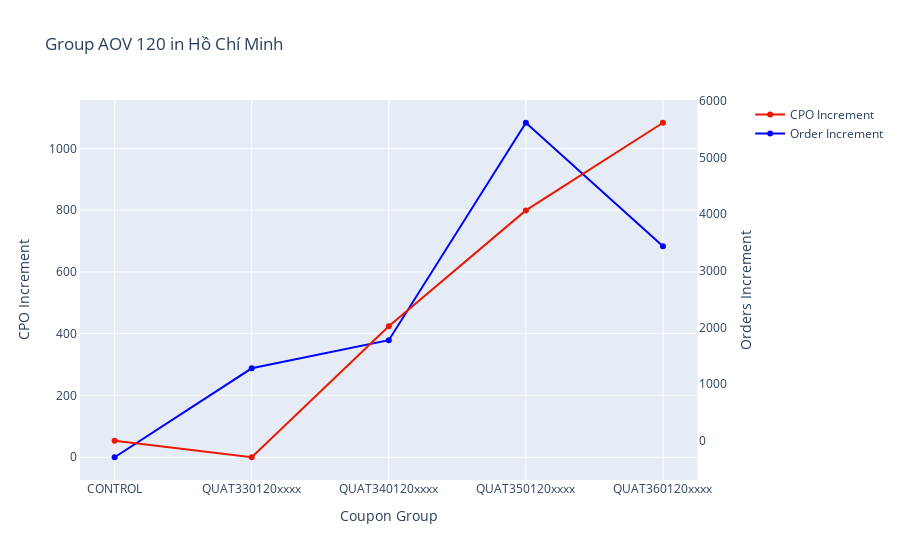
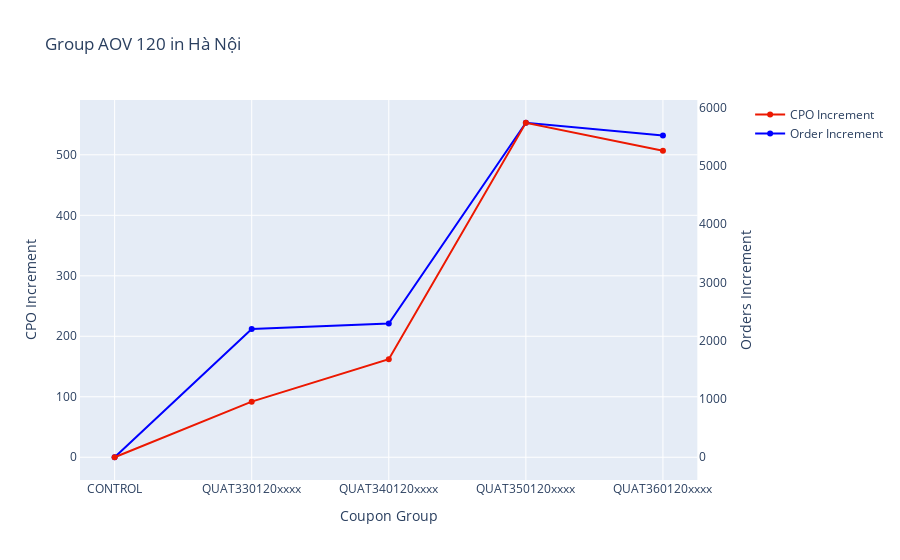
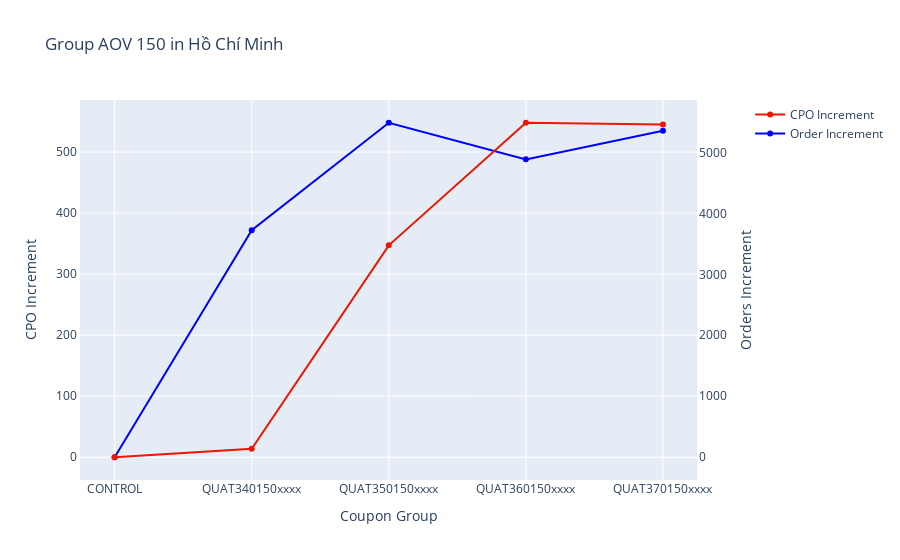
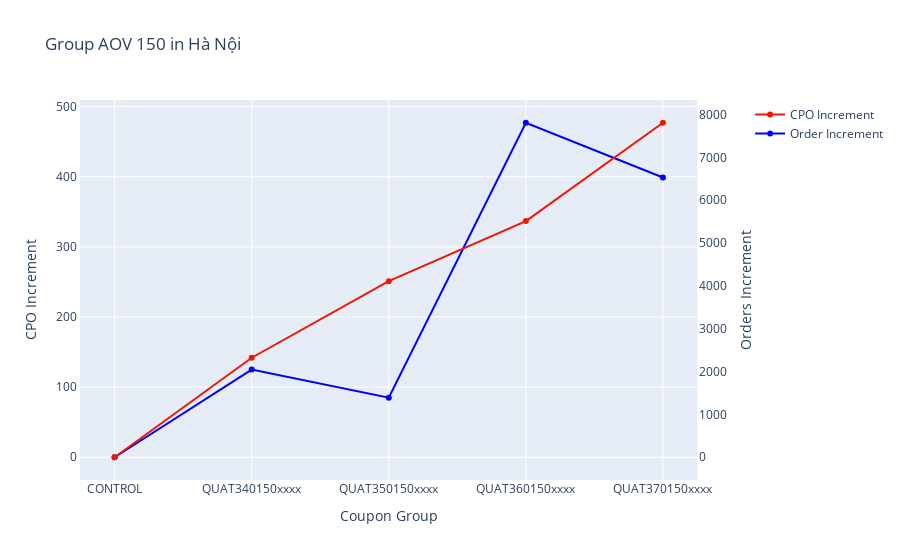

Write notebook code for charts like these, in order.
### Code cell
citylist=['Hồ Chí Minh','Hà Nội']
groupcp=[120,150,200]
val={120:'120xxxx|CONTROL', 150:'150xxxx|CONTROL', 200:'200xxxx|CONTROL'}
short={'Hồ Chí Minh':'HCM', 'Hà Nội':'HN'}
price={120:120000, 150:150000, 200:200000}
for i in groupcp:
        aovg = aov.loc[aov['coupon'].str.contains(val.get(i)) & aov['dishTotalPrice'].ge(price.get(i))]
        for j in citylist:
            aovcity=aovg[aovg.fromcity==j]   
            aov_cpo=aovcity.groupby('coupon').agg(Cost=('discountedTotalAmount','sum'),order_no=('_id','count')).reset_index()
            aov_cpo['CPO']=  aov_cpo.Cost/aov_cpo.order_no
            aov_cpo['order_increment']=  aov_cpo['order_no'].diff().fillna(0)  
            aov_cpo['cpo_increment']=  aov_cpo['CPO'].diff().fillna(0) 
                   
            # Create figure with CPO and or increment plot
            fig = make_subplots(specs=[[{"secondary_y": True}]])
            fig.add_trace(go.Scatter(x=aov_cpo['coupon'], y=aov_cpo['cpo_increment'], name="CPO Increment",line=dict(color="#ec1801"),yaxis="y"),secondary_y=True)
            fig.add_trace(go.Scatter(x=aov_cpo['coupon'], y=aov_cpo['order_increment'], name="Order Increment",line=dict(color="#0000ff"), yaxis="y2"),secondary_y=False)
            
            fig.update_xaxes(title_text="Coupon Group")
            fig.update_layout(title_text="Group AOV {} in {}".format(i,j),
                              yaxis=dict(title = 'CPO Increment',mirror= True, showline = True, ticklen=4,zeroline= False),
                              yaxis2=dict(title ='Orders Increment', overlaying='y', showgrid= False, side= 'right', ticklen=4,zeroline= False )
                             )
            
            fig.show()

### Figure 1 — Plotly figure (JSON) as saved in the notebook; plotly's stock layout.template omitted (floating-point values rounded to 4 significant figures)
{"data": [{"line": {"color": "#ec1801"}, "name": "CPO Increment", "type": "scatter", "x": ["CONTROL", "QUAT330120xxxx", "QUAT340120xxxx", "QUAT350120xxxx", "QUAT360120xxxx"], "xaxis": "x", "y": [0, -289.3, 2022.0, 4068.0, 5616.0], "yaxis": "y2"}, {"line": {"color": "#0000ff"}, "name": "Order Increment", "type": "scatter", "x": ["CONTROL", "QUAT330120xxxx", "QUAT340120xxxx", "QUAT350120xxxx", "QUAT360120xxxx"], "xaxis": "x", "y": [0, 288, 379, 1083, 683], "yaxis": "y"}], "layout": {"title": {"text": "Group AOV 120 in Hồ Chí Minh"}, "xaxis": {"anchor": "y", "domain": [0, 0.94], "title": {"text": "Coupon Group"}}, "yaxis": {"anchor": "x", "domain": [0, 1], "mirror": true, "showline": true, "ticklen": 4, "title": {"text": "CPO Increment"}, "zeroline": false}, "yaxis2": {"anchor": "x", "overlaying": "y", "showgrid": false, "side": "right", "ticklen": 4, "title": {"text": "Orders Increment"}, "zeroline": false}}}

### Figure 2 — Plotly figure (JSON) as saved in the notebook; plotly's stock layout.template omitted (floating-point values rounded to 4 significant figures)
{"data": [{"line": {"color": "#ec1801"}, "name": "CPO Increment", "type": "scatter", "x": ["CONTROL", "QUAT330120xxxx", "QUAT340120xxxx", "QUAT350120xxxx", "QUAT360120xxxx"], "xaxis": "x", "y": [0, 954.3, 1682.0, 5740.0, 5258.0], "yaxis": "y2"}, {"line": {"color": "#0000ff"}, "name": "Order Increment", "type": "scatter", "x": ["CONTROL", "QUAT330120xxxx", "QUAT340120xxxx", "QUAT350120xxxx", "QUAT360120xxxx"], "xaxis": "x", "y": [0, 212, 221, 553, 532], "yaxis": "y"}], "layout": {"title": {"text": "Group AOV 120 in Hà Nội"}, "xaxis": {"anchor": "y", "domain": [0, 0.94], "title": {"text": "Coupon Group"}}, "yaxis": {"anchor": "x", "domain": [0, 1], "mirror": true, "showline": true, "ticklen": 4, "title": {"text": "CPO Increment"}, "zeroline": false}, "yaxis2": {"anchor": "x", "overlaying": "y", "showgrid": false, "side": "right", "ticklen": 4, "title": {"text": "Orders Increment"}, "zeroline": false}}}

### Figure 3 — Plotly figure (JSON) as saved in the notebook; plotly's stock layout.template omitted (floating-point values rounded to 4 significant figures)
{"data": [{"line": {"color": "#ec1801"}, "name": "CPO Increment", "type": "scatter", "x": ["CONTROL", "QUAT340150xxxx", "QUAT350150xxxx", "QUAT360150xxxx", "QUAT370150xxxx"], "xaxis": "x", "y": [0, 139.7, 3475.0, 5485.0, 5457.0], "yaxis": "y2"}, {"line": {"color": "#0000ff"}, "name": "Order Increment", "type": "scatter", "x": ["CONTROL", "QUAT340150xxxx", "QUAT350150xxxx", "QUAT360150xxxx", "QUAT370150xxxx"], "xaxis": "x", "y": [0, 372, 548, 488, 535], "yaxis": "y"}], "layout": {"title": {"text": "Group AOV 150 in Hồ Chí Minh"}, "xaxis": {"anchor": "y", "domain": [0, 0.94], "title": {"text": "Coupon Group"}}, "yaxis": {"anchor": "x", "domain": [0, 1], "mirror": true, "showline": true, "ticklen": 4, "title": {"text": "CPO Increment"}, "zeroline": false}, "yaxis2": {"anchor": "x", "overlaying": "y", "showgrid": false, "side": "right", "ticklen": 4, "title": {"text": "Orders Increment"}, "zeroline": false}}}

### Figure 4 — Plotly figure (JSON) as saved in the notebook; plotly's stock layout.template omitted (floating-point values rounded to 4 significant figures)
{"data": [{"line": {"color": "#ec1801"}, "name": "CPO Increment", "type": "scatter", "x": ["CONTROL", "QUAT340150xxxx", "QUAT350150xxxx", "QUAT360150xxxx", "QUAT370150xxxx"], "xaxis": "x", "y": [0, 2323.0, 4111.0, 5513.0, 7808.0], "yaxis": "y2"}, {"line": {"color": "#0000ff"}, "name": "Order Increment", "type": "scatter", "x": ["CONTROL", "QUAT340150xxxx", "QUAT350150xxxx", "QUAT360150xxxx", "QUAT370150xxxx"], "xaxis": "x", "y": [0, 125, 85, 477, 399], "yaxis": "y"}], "layout": {"title": {"text": "Group AOV 150 in Hà Nội"}, "xaxis": {"anchor": "y", "domain": [0, 0.94], "title": {"text": "Coupon Group"}}, "yaxis": {"anchor": "x", "domain": [0, 1], "mirror": true, "showline": true, "ticklen": 4, "title": {"text": "CPO Increment"}, "zeroline": false}, "yaxis2": {"anchor": "x", "overlaying": "y", "showgrid": false, "side": "right", "ticklen": 4, "title": {"text": "Orders Increment"}, "zeroline": false}}}
